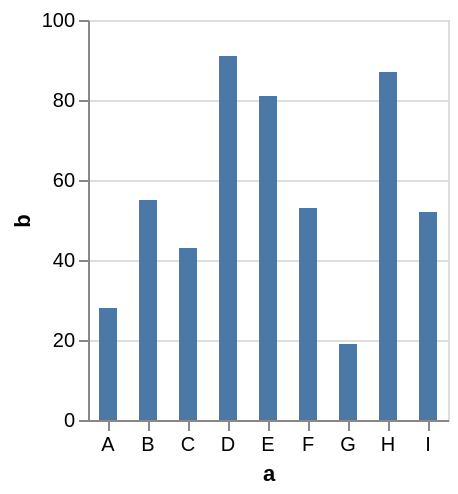

The Vega-Lite source for this figure:
### Vega specification from a JSON file in a GitHub repository (floating-point values rounded to 4 significant figures)
{"$schema": "https://vega.github.io/schema/vega/v5.json", "description": "A simple bar chart with embedded data.", "background": "white", "padding": 5, "height": 200, "style": "cell", "data": [{"name": "source_0", "values": [{"a": "A", "b": 28}, {"a": "B", "b": 55}, {"a": "C", "b": 43}, {"a": "D", "b": 91}, {"a": "E", "b": 81}, {"a": "F", "b": 53}, {"a": "G", "b": 19}, {"a": "H", "b": 87}, {"a": "I", "b": 52}]}, {"name": "data_0", "source": "source_0", "transform": [{"type": "stack", "groupby": ["a"], "field": "b", "sort": {"field": [], "order": []}, "as": ["b_start", "b_end"], "offset": "zero"}, {"type": "filter", "expr": "isValid(datum[\"b\"]) && isFinite(+datum[\"b\"])"}]}], "signals": [{"name": "x_step", "value": 20}, {"name": "width", "update": "bandspace(domain('x').length, 0.1, 0.05) * x_step"}], "marks": [{"name": "marks", "type": "rect", "style": ["bar"], "from": {"data": "data_0"}, "encode": {"update": {"fill": {"value": "#4c78a8"}, "ariaRoleDescription": {"value": "bar"}, "description": {"signal": "\"a: \" + (isValid(datum[\"a\"]) ? datum[\"a\"] : \"\"+datum[\"a\"]) + \"; b: \" + (format(datum[\"b\"], \"\"))"}, "x": {"scale": "x", "field": "a", "band": 0.25}, "width": {"signal": "max(0.25, 0.5 * bandwidth('x'))"}, "y": {"scale": "y", "field": "b_end"}, "y2": {"scale": "y", "field": "b_start"}}}}], "scales": [{"name": "x", "type": "band", "domain": {"data": "data_0", "field": "a", "sort": true}, "range": {"step": {"signal": "x_step"}}, "paddingInner": 0.1, "paddingOuter": 0.05}, {"name": "y", "type": "linear", "domain": {"data": "data_0", "fields": ["b_start", "b_end"]}, "range": [{"signal": "height"}, 0], "nice": true, "zero": true}], "axes": [{"scale": "y", "orient": "left", "gridScale": "x", "grid": true, "tickCount": {"signal": "ceil(height/40)"}, "domain": false, "labels": false, "aria": false, "maxExtent": 0, "minExtent": 0, "ticks": false, "zindex": 0}, {"scale": "x", "orient": "bottom", "grid": false, "title": "a", "labelAngle": 0, "labelBaseline": "top", "zindex": 0}, {"scale": "y", "orient": "left", "grid": false, "title": "b", "labelOverlap": true, "tickCount": {"signal": "ceil(height/40)"}, "zindex": 0}]}
